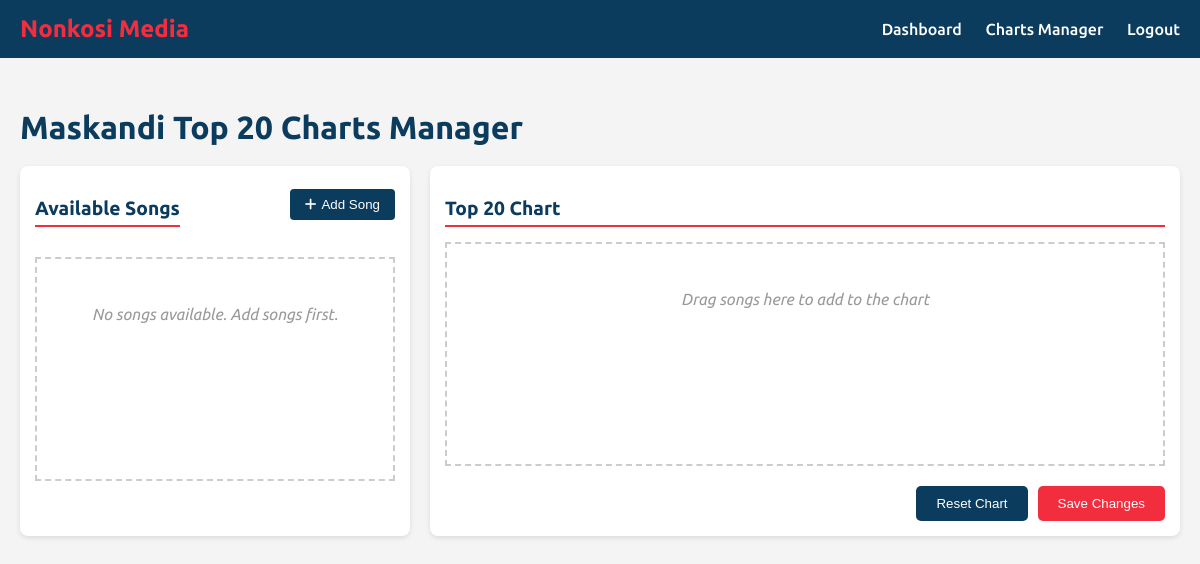
The page /admin/charts_manager (signed in) on the database as committed earlier.
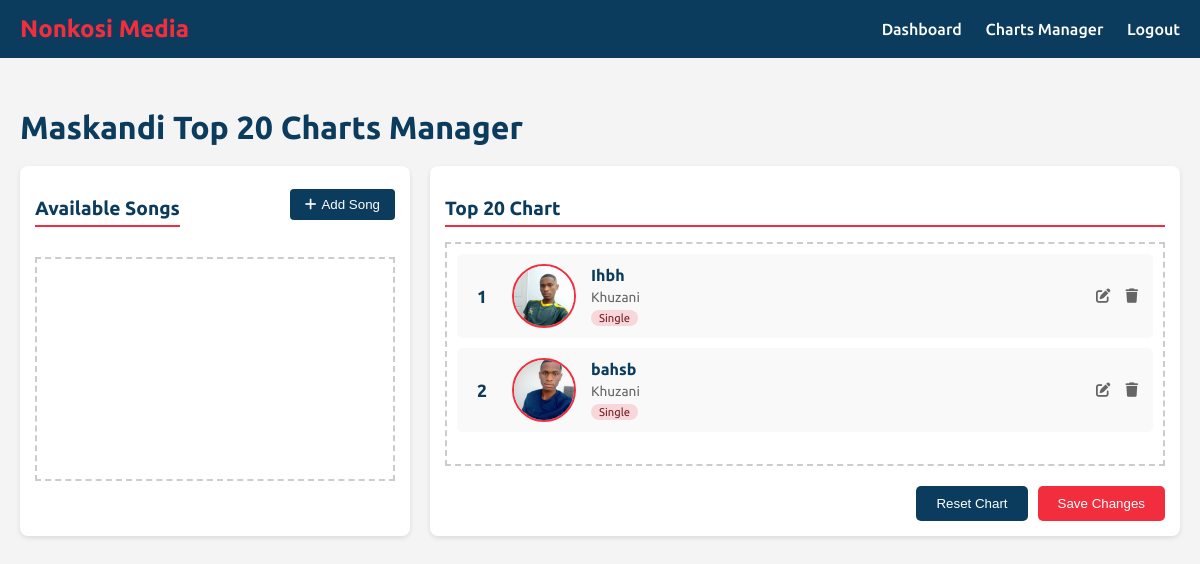
The same page on the database as committed later.
### app.py (models this page shows)
class Song(db.Model):
    id = db.Column(db.Integer, primary_key=True)
    title = db.Column(db.String(100), nullable=False)
    genre = db.Column(db.String(50), nullable=False)
    album = db.Column(db.String(100))  # New field - can be null for singles
    release_date = db.Column(db.DateTime, nullable=False, default=datetime.utcnow)
    cover_image = db.Column(db.String(20), nullable=False)
    spotify_link = db.Column(db.String(200))
    youtube_link = db.Column(db.String(200))
    artist_id = db.Column(db.Integer, db.ForeignKey('artist.id'), nullable=False)
    chart_position = db.Column(db.Integer)

class Artist(db.Model):
    id = db.Column(db.Integer, primary_key=True)
    name = db.Column(db.String(100), nullable=False)
    bio = db.Column(db.Text, nullable=False)
    image = db.Column(db.String(20), nullable=False, default='artist_default.jpg')
    social_media = db.Column(db.JSON)
    songs = db.relationship('Song', backref='artist', lazy=True)
    gigs = db.relationship('Gig', backref='artist', lazy=True)

### app.py (the view)
@app.route('/admin/charts_manager')
@login_required
def charts_manager():
    if current_user.role != 'admin':
        flash('You are not authorized to access this page', 'error')
        return redirect(url_for('home'))
    all_songs = Song.query.order_by(Song.title).all()
    top_songs = Song.query.filter(Song.chart_position != None)\
                        .order_by(Song.chart_position)\
                        .limit(20)\
                        .all()
    artists = Artist.query.order_by(Artist.name).all()
    return render_template('charts_manager.html',
                         all_songs=all_songs,
                         top_songs=top_songs,
                         artists=artists)

### app.py (called while the page is built)
@login_manager.user_loader
def load_user(user_id):
    return User.query.get(int(user_id))

@app.context_processor
def inject_datetime():
    return {'datetime': datetime}

### templates/charts_manager.html (shortened to what this page needs)
<!DOCTYPE html>
<html lang="en">
<head>
  <link rel="stylesheet" href="https://cdnjs.cloudflare.com/ajax/libs/font-awesome/6.0.0-beta3/css/all.min.css">
</head>
<body>
  <header class="header">
    <div class="logo">Nonkosi Media</div>
    <nav class="nav-links">
      <a href="/admin">Dashboard</a>
      <a href="/admin/charts_manager" class="active">Charts Manager</a>
      <a href="/logout">Logout</a>
    </nav>
  </header>
  <main class="container">
    <h1>Maskandi Top 20 Charts Manager</h1>
    <div class="charts-container">
      <div class="available-songs">
        <div class="flex-header">
          <h2 class="section-title">Available Songs</h2>
          <button class="add-song-btn" id="addSongBtn">
            <i class="fas fa-plus"></i> Add Song
          </button>
        </div>
        <div class="song-list" id="available-songs">
          {% if not all_songs %}
            <p class="empty-message">No songs available. Add songs first.</p>
          {% endif %}
        </div>
      </div>
      <div class="top-chart">
        <h2 class="section-title">Top 20 Chart</h2>
        <div class="song-list" id="top-chart">
          {% for song in top_songs %}
            <div class="song-item" draggable="true" data-song-id="{{ song.id }}">
              <span class="chart-position">{{ song.chart_position }}</span>
              <img src="{{ url_for('static', filename='uploads/profile_pics/' + song.cover_image) }}"
                   alt="{{ song.title }}"
                   >
              <div class="song-info">
                <h3>{{ song.title }}</h3>
                <p>{{ song.artist.name }}</p>
                <span class="song-type {{ 'album' if song.album else 'single' }}">
                  {{ song.album if song.album else 'Single' }}
                </span>
              </div>
              <div class="song-actions">
                <button class="edit-song" data-song-id="{{ song.id }}" title="Edit">
                  <i class="fas fa-edit"></i>
                </button>
                <button class="delete-song" data-song-id="{{ song.id }}" title="Delete">
                  <i class="fas fa-trash"></i>
                </button>
              </div>
            </div>
          {% endfor %}
          {% if not top_songs %}
            <p class="empty-message">Drag songs here to add to the chart</p>
          {% endif %}
        </div>
        <div class="chart-actions">
          <button class="btn btn-secondary" id="reset-chart">Reset Chart</button>
          <button class="btn btn-primary" id="save-chart">Save Changes</button>
        </div>
      </div>
    </div>
  </main>
</body>
</html>

### templates/charts_manager.html (style rules this page uses)
body { font-family: 'Ubuntu', sans-serif; margin: 0; background-color: #f4f4f4; color: #333; }
.header { background-color: #0b3c5d; color: white; padding: 15px 20px; display: flex; justify-content: space-between; align-items: center; }
.header .logo { font-size: 1.5em; font-weight: bold; color: #f22e3e; }
.nav-links a { color: white; text-decoration: none; margin-left: 20px; font-weight: 500; }
.container { padding: 30px 20px; max-width: 1200px; margin: auto; }
h1 { color: #0b3c5d; margin-bottom: 20px; }
.charts-container { display: flex; gap: 20px; }
.available-songs { flex: 1; background: white; padding: 15px; border-radius: 8px; box-shadow: 0 2px 5px rgba(0,0,0,0.1); }
.top-chart { flex: 2; background: white; padding: 15px; border-radius: 8px; box-shadow: 0 2px 5px rgba(0,0,0,0.1); }
.song-list { min-height: 200px; border: 2px dashed #ccc; padding: 10px; margin-top: 15px; }
.song-item { display: flex; align-items: center; padding: 10px; margin-bottom: 10px; background: #f9f9f9; border-radius: 5px; cursor: move; transition: all 0.2s ease; }
.song-item img { width: 60px; height: 60px; object-fit: cover; margin-right: 15px; border-radius: 50%; border: 2px solid #f22e3e; transition: all 0.3s ease; }
.song-info { flex: 1; }
.song-info h3 { margin: 0 0 5px 0; font-size: 1em; color: #0b3c5d; }
.song-info p { margin: 0; font-size: 0.85em; color: #666; }
.chart-position { font-weight: bold; margin-right: 15px; color: #0b3c5d; min-width: 30px; text-align: center; font-size: 1.1em; }
.chart-actions { margin-top: 20px; text-align: right; display: flex; justify-content: flex-end; gap: 10px; }
.btn { padding: 10px 20px; border: none; border-radius: 5px; cursor: pointer; font-weight: 500; transition: all 0.2s ease; }
.btn-primary { background-color: #f22e3e; color: white; }
.btn-secondary { background-color: #0b3c5d; color: white; }
.section-title { font-size: 1.2em; margin-bottom: 15px; color: #0b3c5d; border-bottom: 2px solid #f22e3e; padding-bottom: 5px; }
.song-type { display: inline-block; padding: 2px 8px; border-radius: 10px; font-size: 0.7em; background: #e1e1e1; color: #333; margin-top: 5px; }
.song-type.single { background: #f8d7da; color: #721c24; }
.add-song-btn { margin-bottom: 15px; background-color: #0b3c5d; color: white; border: none; padding: 8px 15px; border-radius: 4px; cursor: pointer; display: flex; align-items: center; gap: 5px; }
.song-actions { margin-left: auto; display: flex; gap: 5px; }
.song-actions button { background: none; border: none; cursor: pointer; color: #666; font-size: 0.9em; transition: color 0.2s; padding: 5px; }
.flex-header { display: flex; justify-content: space-between; align-items: center; }

Rows that differ between the two databases and show on the page:
added Song: chart_position "1", cover_image+title (picture), title "Ihbh", artist.name "Khuzani", album "Single"
added Song: chart_position "2", cover_image+title (picture), title "bahsb", artist.name "Khuzani", album "Single"
Other text that changed with them:
text no longer shown: "No songs available. Add songs first. Drag songs here to add to the chart"
